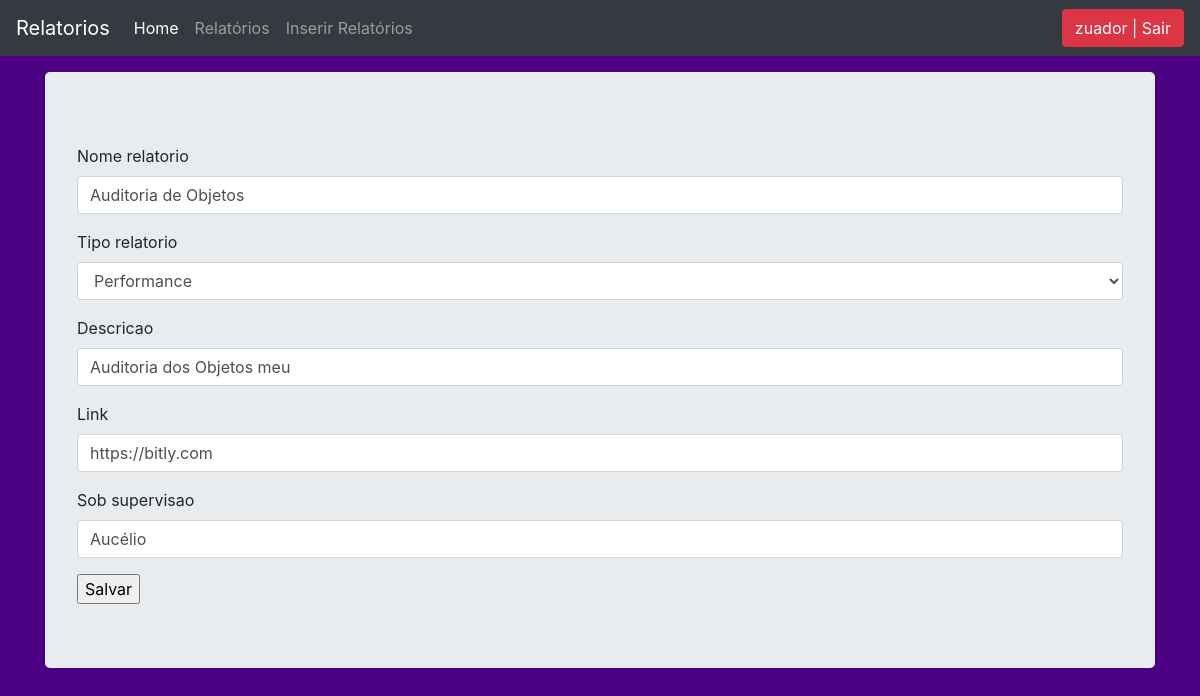
Page /update_items/2/ (signed in) on the committed database.
### stockmgmt/models.py (models this page shows, shortened)
class Stock(models.Model):
	tipo_relatorio = models.ForeignKey(Tipo_relatorio, on_delete=models.CASCADE, blank=True)
	descricao = models.CharField( max_length=140, blank=True, null=True )
	nome_relatorio = models.CharField(max_length=140, blank=True, null=True)
	link = models.URLField( max_length=50, blank=True, null=True )
	sob_supervisao = models.CharField( max_length=50, blank=True, null=True)
	reportar_erro = models.IntegerField(default='0', blank=False, null=True)

### stockmgmt/views.py (the view)
# urls.py: path('update_items/<str:pk>/', views.update_items, name="update_items"),
def update_items(request, pk):
	queryset = Stock.objects.get(id=pk)
	form = StockUpdateForm(instance=queryset)
	if request.method == 'POST':
		form = StockUpdateForm(request.POST, instance=queryset)
		if form.is_valid():
			form.save()
			messages.success(request, 'Atualizado')
			return redirect('/list_items')
	context = {'form':form}
	return render(request, 'add_items.html', context)

### stockmgmt/forms.py
class StockUpdateForm(forms.ModelForm):
   class Meta:
     model = Stock
     fields = ['nome_relatorio', 'tipo_relatorio', 'descricao', 'link', 'sob_supervisao']

### stockmgmt/models.py (called while the page is built)
    def __str__(self):
        return self.name

### stockmgmt/templates/add_items.html (shortened to what this page needs)
{% load static %}
{% load crispy_forms_tags %}
<!doctype html>
<html lang="en">
  <head>
<link href="{% static 'css/stylesheet.css' %}" rel="stylesheet">
<link href="{% static 'css/bootstrap.min.css' %}" rel="stylesheet">
    <link href="{% static 'css/navbar-top-fixed.css' %}" rel="stylesheet">
  </head>
  <body>
{% include 'navbar.html' %}
<main role="main" class="container">
  <div class="jumbotron">
    <form method="POST" action=''>{% csrf_token %}
        {{form|crispy}}
    <input type="submit" value="Salvar"/>
  </div>
</main>
      </body>
</html>

### stockmgmt/templates/navbar.html (shortened to what this page needs)
<nav class="navbar navbar-expand-md navbar-dark fixed-top bg-dark">
  <a class="navbar-brand" href="#">Relatorios</a>
  <div class="collapse navbar-collapse" id="navbarCollapse">
    <ul class="navbar-nav mr-auto">
      <li class="nav-item active">
        <a class="nav-link" href="/">Home<span class="sr-only">(current)</span></a>
      </li>
        {% if request.user.is_authenticated %}
      <li class="nav-item">
        <a class="nav-link" href="/list_items">Relatórios</a>
      </li>
      <li class="nav-item">
        <a class="nav-link" href="/add_items">Inserir Relatórios</a>
      </li>
        {% endif %}
    </ul>
        <ul class="navbar-nav">
        {% if request.user.is_authenticated %}
        <li><a href="/accounts/logout"><button class="btn btn-danger bi bi-bar-chart-fill">{{ user }} | Sair</button></a></li>
        {% else %}
            <li><a href="/accounts/login"><button class="btn btn-danger bi bi-bar-chart-fill">Login</button></a></li>
        {% endif %}
    </ul>
  </div>
</nav>

### stockmgmt/static/css/stylesheet.css (style rules this page uses)
body { background:#ffef96 }

### stockmgmt/static/css/navbar-top-fixed.css (style rules this page uses)
body { min-height: 75rem; padding-top: 4.5rem; }

### stockmgmt/templates/add_items.html (style rules this page uses)
body { background-color: rgb(75,0,130); }

### rows in the picture
Stock: nome_relatorio "Auditoria de Objetos", tipo_relatorio "Performance", descricao "Auditoria dos Objetos meu", link "https://bitly.com", sob_supervisao "Aucélio"

### other values in the picture
{{ user }} "zuador"
